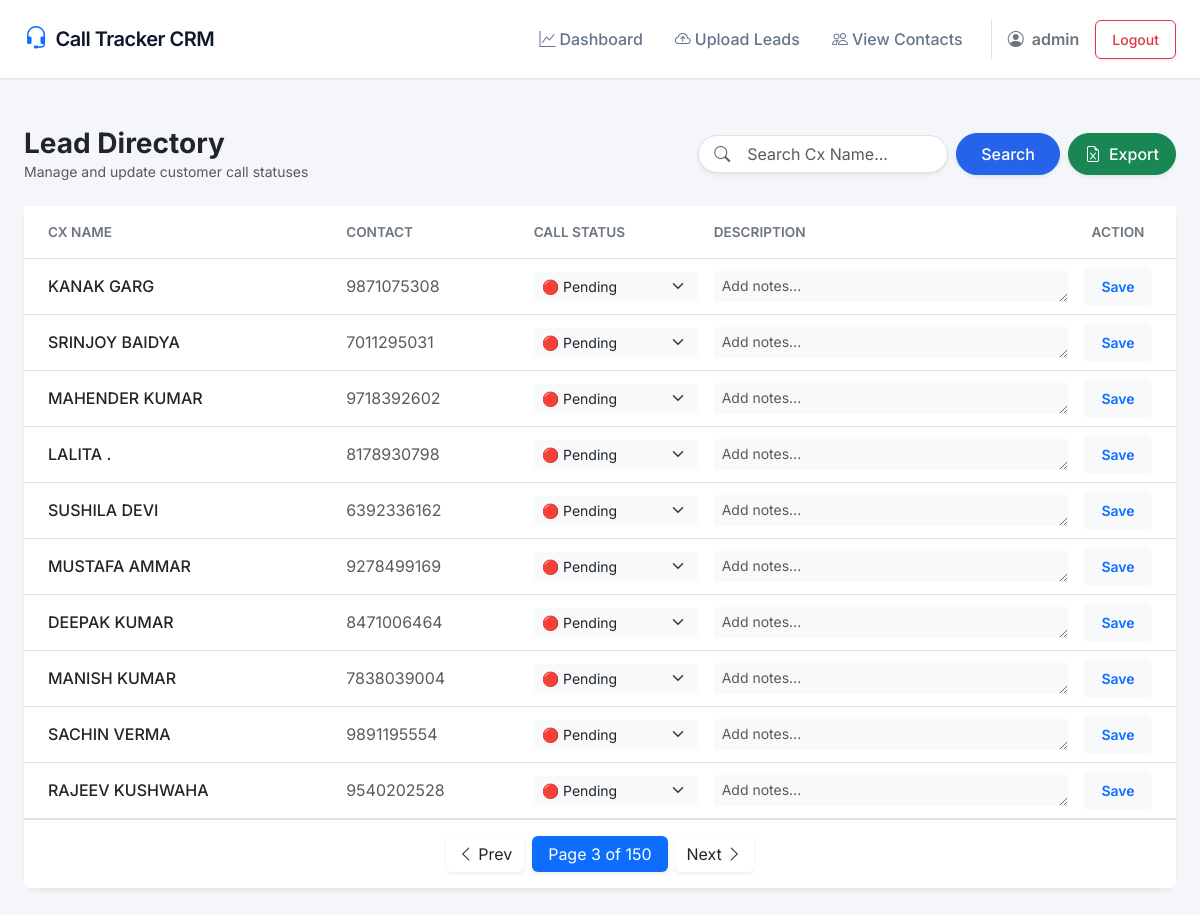
The app's page /contacts/?page=3 (signed in) with its own data.
### leads/models.py (models this page shows, shortened)
class Contact(models.Model):
    STATUS_CHOICES = [
        ('Pending', 'Pending'),
        ('Connected', 'Connected'),
        ('Not Connected', 'Not Connected'),
    ]
    name = models.CharField(max_length=255)
    phone_number = models.CharField(max_length=20)
    call_status = models.CharField(max_length=20, choices=STATUS_CHOICES, default='Pending')
    description = models.TextField(blank=True, null=True)

### leads/views.py (the view, shortened to what this page needs)
# urls.py: path('contacts/', views.contact_list, name='contact_list'),
@login_required
def contact_list(request):
    if 'clear' in request.GET:
        request.session['last_query'] = ''
        restore_page = request.session.get('pre_search_page', 1)
        return redirect(f"/contacts/?page={restore_page}")
    raw_query = request.GET.get('q', '')
    page_number = request.GET.get('page', 1)
    if not raw_query:
        request.session['pre_search_page'] = page_number
    request.session['last_query'] = raw_query
    request.session['last_page'] = page_number
    cleaned_query = " ".join(raw_query.split())
    if cleaned_query:
        escaped_query = re.escape(cleaned_query)
        regex_pattern = rf'^{escaped_query}[^a-zA-Z0-9]*$'
        contacts = Contact.objects.filter(
            Q(name__iregex=regex_pattern) | Q(phone_number__icontains=cleaned_query)
        ).order_by('id')
    else:
        contacts = Contact.objects.all().order_by('id')
    paginator = Paginator(contacts, 10)
    page_obj = paginator.get_page(page_number)
    return render(request, 'contact_list.html', {'page_obj': page_obj, 'query': raw_query})

### templates/contact_list.html (shortened to what this page needs)
{% extends 'base.html' %}
{% block content %}
<div class="d-flex flex-column flex-md-row justify-content-between align-items-md-center mb-4 gap-3">
    <div>
        <h3 class="mb-0 fw-bold text-dark">Lead Directory</h3>
        <p class="text-muted mb-0 small">Manage and update customer call statuses</p>
    </div>
    <div class="d-flex gap-2 align-items-center">
        <form method="GET" action="" class="d-flex gap-2 align-items-center">
            <div class="position-relative">
                <i class="bi bi-search position-absolute top-50 start-0 translate-middle-y ms-3 text-muted"></i>
                <input type="text" name="q" class="form-control ps-5 rounded-pill shadow-sm" style="width: 250px;" value="{{ query }}" placeholder="Search Cx Name...">
            </div>
            <button type="submit" class="btn btn-primary rounded-pill shadow-sm px-4">Search</button>
        </form>
        <a href="{% url 'export_excel' %}" class="btn btn-success rounded-pill shadow-sm d-flex align-items-center gap-2">
            <i class="bi bi-file-earmark-excel"></i> Export
        </a>
    </div>
</div>
<div class="card">
    <div class="card-body p-0">
        <div class="table-responsive">
            <table class="table table-hover align-middle mb-0">
                <thead class="bg-light">
                    <tr>
                        <th class="text-secondary fw-semibold py-3 ps-4" style="font-size: 0.85rem;">CX NAME</th>
                        <th class="text-secondary fw-semibold py-3" style="font-size: 0.85rem;">CONTACT</th>
                        <th class="text-secondary fw-semibold py-3" style="font-size: 0.85rem; width: 180px;">CALL STATUS</th>
                        <th class="text-secondary fw-semibold py-3" style="font-size: 0.85rem;">DESCRIPTION</th>
                        <th class="text-secondary fw-semibold py-3 pe-4 text-center" style="font-size: 0.85rem; width: 100px;">ACTION</th>
                    </tr>
                </thead>
                <tbody class="border-top-0">
                    {% for contact in page_obj %}
                    <tr>
                        <td class="ps-4 fw-medium text-dark">{{ contact.name }}</td>
                        <td class="text-muted">{{ contact.phone_number }}</td>
                        <td>
                            <select id="status_{{ contact.id }}" class="form-select form-select-sm bg-light border-0 shadow-none">
                                <option value="Pending" {% if contact.call_status == 'Pending' %}selected{% endif %}>🔴 Pending</option>
                            </select>
                        </td>
                        <td>
                            <textarea id="desc_{{ contact.id }}" class="form-control form-control-sm bg-light border-0 shadow-none" rows="1" placeholder="Add notes..."></textarea>
                        </td>
                        <td class="pe-4 text-center">
                            <button type="button" class="btn btn-sm btn-light text-primary fw-semibold save-row-btn w-100" data-id="{{ contact.id }}">
                                Save
                            </button>
                        </td>
                    </tr>
                    {% endfor %}
                </tbody>
            </table>
        </div>
    </div>
    <div class="card-footer bg-white border-top py-3">
        <nav>
            <ul class="pagination justify-content-center mb-0">
                {% if page_obj.has_previous %}
                    <li class="page-item">
                        <a class="page-link shadow-sm text-dark border-0 rounded ms-1" href="?page={{ page_obj.previous_page_number }}{% if query %}&q={{ query }}{% endif %}">
                            <i class="bi bi-chevron-left"></i> Prev
                        </a>
                    </li>
                {% else %}
                    <li class="page-item disabled"><span class="page-link border-0 rounded ms-1 text-muted"><i class="bi bi-chevron-left"></i> Prev</span></li>
                {% endif %}
                <li class="page-item active" aria-current="page">
                    <span class="page-link bg-primary border-0 rounded mx-2 shadow-sm px-3">Page {{ page_obj.number }} of {{ page_obj.paginator.num_pages }}</span>
                </li>
                {% if page_obj.has_next %}
                    <li class="page-item">
                        <a class="page-link shadow-sm text-dark border-0 rounded me-1" href="?page={{ page_obj.next_page_number }}{% if query %}&q={{ query }}{% endif %}">
                            Next <i class="bi bi-chevron-right"></i>
                        </a>
                    </li>
                {% else %}
                    <li class="page-item disabled"><span class="page-link border-0 rounded me-1 text-muted">Next <i class="bi bi-chevron-right"></i></span></li>
                {% endif %}
            </ul>
        </nav>
    </div>
</div>
{% endblock %}

### templates/base.html (shortened to what this page needs)
<!DOCTYPE html>
<html lang="en">
<head>
    <link href="https://cdn.jsdelivr.net/npm/bootstrap@5.3.0/dist/css/bootstrap.min.css" rel="stylesheet">
    <link rel="stylesheet" href="https://cdn.jsdelivr.net/npm/bootstrap-icons@1.11.1/font/bootstrap-icons.css">
</head>
<body>
    <nav class="navbar navbar-expand-lg navbar-light sticky-top py-3">
        <div class="container-fluid px-4">
            <a class="navbar-brand d-flex align-items-center gap-2" href="{% if user.is_authenticated %}{% url 'dashboard' %}{% else %}/accounts/login/{% endif %}">
                <i class="bi bi-headset text-primary fs-4"></i>
                Call Tracker CRM
            </a>
            {% if user.is_authenticated %}
            <div class="collapse navbar-collapse" id="navbarNav">
                <ul class="navbar-nav ms-auto gap-3 align-items-center">
                    <li class="nav-item">
                        <a class="nav-link d-flex align-items-center gap-1" href="{% url 'dashboard' %}">
                            <i class="bi bi-graph-up"></i> Dashboard
                        </a>
                    </li>
                    <li class="nav-item">
                        <a class="nav-link d-flex align-items-center gap-1" href="{% url 'upload_excel' %}">
                            <i class="bi bi-cloud-arrow-up"></i> Upload Leads
                        </a>
                    </li>
                    <li class="nav-item">
                        <a class="nav-link d-flex align-items-center gap-1" href="{% url 'contact_list' %}">
                            <i class="bi bi-people"></i> View Contacts
                        </a>
                    </li>
                    <li class="nav-item border-start ps-3 ms-1 d-flex align-items-center gap-3">
                        <span class="text-secondary fw-semibold"><i class="bi bi-person-circle me-1"></i> {{ user.username }}</span>
                        <form method="post" action="{% url 'logout' %}" class="m-0">
                            <button type="submit" class="btn btn-sm btn-outline-danger shadow-sm">Logout</button>
                        </form>
                    </li>
                </ul>
            </div>
            {% endif %}
        </div>
    </nav>
    <div class="container-fluid px-4 py-5">
        {% block content %}
        {% endblock %}
    </div>
</body>
</html>

### templates/base.html (style rules this page uses)
body { font-family: 'Inter', sans-serif; background-color: #f4f6f9; color: #334155; }
.navbar { background-color: #ffffff; border-bottom: 1px solid #e2e8f0; box-shadow: 0 1px 2px 0 rgba(0, 0, 0, 0.05); }
.navbar-brand { font-weight: 600; color: #0f172a !important; letter-spacing: -0.5px; }
.nav-link { font-weight: 500; color: #64748b !important; transition: color 0.2s; }
.card { border: none; border-radius: 12px; box-shadow: 0 4px 6px -1px rgba(0, 0, 0, 0.05), 0 2px 4px -1px rgba(0, 0, 0, 0.03); }
.btn { font-weight: 500; border-radius: 6px; padding: 0.5rem 1rem; transition: all 0.2s; }
.btn-primary { background-color: #2563eb; border-color: #2563eb; }

### records on screen
Contact: name "KANAK GARG", phone_number "9871075308", call_status+id "🔴 Pending", id "Add notes..."
Contact: name "SRINJOY BAIDYA", phone_number "7011295031", call_status+id "🔴 Pending", id "Add notes..."
Contact: name "MAHENDER KUMAR", phone_number "9718392602", call_status+id "🔴 Pending", id "Add notes..."
Contact: name "LALITA .", phone_number "8178930798", call_status+id "🔴 Pending", id "Add notes..."
Contact: name "SUSHILA DEVI", phone_number "6392336162", call_status+id "🔴 Pending", id "Add notes..."
Contact: name "MUSTAFA AMMAR", phone_number "9278499169", call_status+id "🔴 Pending", id "Add notes..."
Contact: name "DEEPAK KUMAR", phone_number "8471006464", call_status+id "🔴 Pending", id "Add notes..."
Contact: name "MANISH KUMAR", phone_number "7838039004", call_status+id "🔴 Pending", id "Add notes..."
Contact: name "SACHIN VERMA", phone_number "9891195554", call_status+id "🔴 Pending", id "Add notes..."
Contact: name "RAJEEV KUSHWAHA", phone_number "9540202528", call_status+id "🔴 Pending", id "Add notes..."

### other values on screen
{{ user.username }} "admin"
{{ page_obj.number }} "3"
{{ page_obj.paginator.num_pages }} "150"
